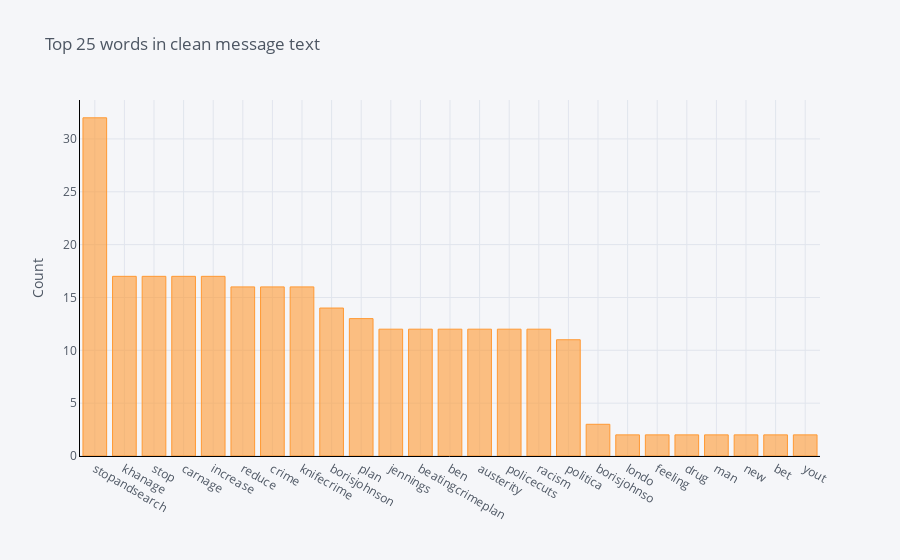
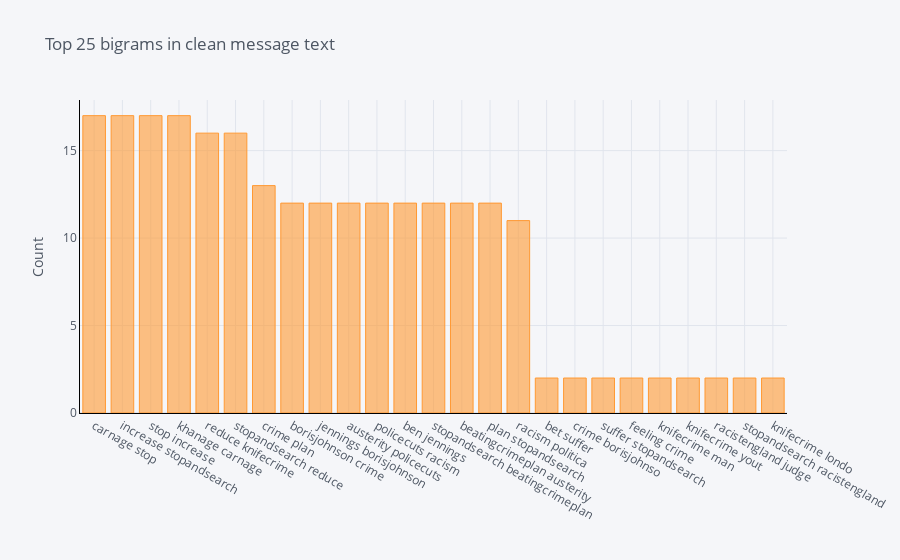

Notebook cell for these charts, in order:
### Code cell
tw_nlp.plot_ngrams(all_tweets[all_tweets.label == 'FOR'], 'Clean_MessageText')

### Figure 1 — Plotly figure (JSON) as saved in the notebook; plotly's stock layout.template omitted (floating-point values rounded to 4 significant figures)
{"data": [{"marker": {"color": "rgba(255, 153, 51, 0.6)", "line": {"color": "rgba(255, 153, 51, 1.0)", "width": 1}}, "name": "count", "orientation": "v", "text": "", "type": "bar", "x": ["stopandsearch", "khanage", "stop", "carnage", "increase", "reduce", "crime", "knifecrime", "borisjohnson", "plan", "jennings", "beatingcrimeplan", "ben", "austerity", "policecuts", "racism", "politica", "borisjohnso", "londo", "feeling", "drug", "man", "new", "bet", "yout"], "y": [32, 17, 17, 17, 17, 16, 16, 16, 14, 13, 12, 12, 12, 12, 12, 12, 11, 3, 2, 2, 2, 2, 2, 2, 2]}], "layout": {"legend": {"bgcolor": "#F5F6F9", "font": {"color": "#4D5663"}}, "paper_bgcolor": "#F5F6F9", "plot_bgcolor": "#F5F6F9", "title": {"font": {"color": "#4D5663"}, "text": "Top 25 words in clean message text"}, "xaxis": {"gridcolor": "#E1E5ED", "linecolor": "black", "showgrid": true, "tickfont": {"color": "#4D5663"}, "title": {"font": {"color": "#4D5663"}, "text": ""}, "zerolinecolor": "#E1E5ED"}, "yaxis": {"gridcolor": "#E1E5ED", "linecolor": "black", "showgrid": true, "tickfont": {"color": "#4D5663"}, "title": {"font": {"color": "#4D5663"}, "text": "Count"}, "zerolinecolor": "#E1E5ED"}}}

### Figure 2 — Plotly figure (JSON) as saved in the notebook; plotly's stock layout.template omitted (floating-point values rounded to 4 significant figures)
{"data": [{"marker": {"color": "rgba(255, 153, 51, 0.6)", "line": {"color": "rgba(255, 153, 51, 1.0)", "width": 1}}, "name": "count", "orientation": "v", "text": "", "type": "bar", "x": ["carnage stop", "increase stopandsearch", "stop increase", "khanage carnage", "reduce knifecrime", "stopandsearch reduce", "crime plan", "borisjohnson crime", "jennings borisjohnson", "austerity policecuts", "policecuts racism", "ben jennings", "stopandsearch beatingcrimeplan", "beatingcrimeplan austerity", "plan stopandsearch", "racism politica", "bet suffer", "crime borisjohnso", "suffer stopandsearch", "feeling crime", "knifecrime man", "knifecrime yout", "racistengland judge", "stopandsearch racistengland", "knifecrime londo"], "y": [17, 17, 17, 17, 16, 16, 13, 12, 12, 12, 12, 12, 12, 12, 12, 11, 2, 2, 2, 2, 2, 2, 2, 2, 2]}], "layout": {"legend": {"bgcolor": "#F5F6F9", "font": {"color": "#4D5663"}}, "paper_bgcolor": "#F5F6F9", "plot_bgcolor": "#F5F6F9", "title": {"font": {"color": "#4D5663"}, "text": "Top 25 bigrams in clean message text"}, "xaxis": {"gridcolor": "#E1E5ED", "linecolor": "black", "showgrid": true, "tickfont": {"color": "#4D5663"}, "title": {"font": {"color": "#4D5663"}, "text": ""}, "zerolinecolor": "#E1E5ED"}, "yaxis": {"gridcolor": "#E1E5ED", "linecolor": "black", "showgrid": true, "tickfont": {"color": "#4D5663"}, "title": {"font": {"color": "#4D5663"}, "text": "Count"}, "zerolinecolor": "#E1E5ED"}}}
